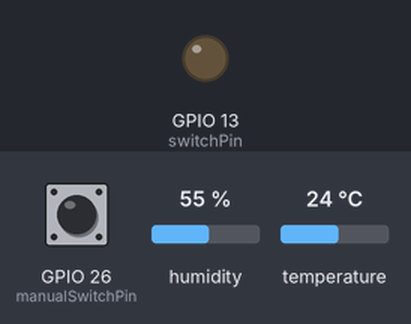
A sketch run on a simulated ESP32. Shown: output pins drawn as LEDs (lit = HIGH). The test bench sets the inputs (shaded band); at power-on: GPIO 26 (manualSwitchPin) HIGH, humidity 55 %, temperature 24 °C. WiFi joins after 1.5 s; servers stay silent unless stated; no MQTT or app messages arrive unless stated; what the sketch prints to the serial monitor is not drawn.

Above: at 2.7 s.
2.8 s: GPIO 26 (manualSwitchPin) pulled LOW for 0.15 s
At 3.7 s:
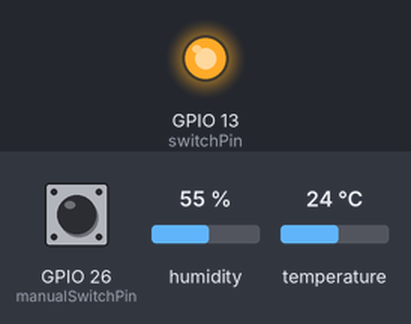
5.9 s: GPIO 26 (manualSwitchPin) pulled LOW for 1 s
At 7.3 s:
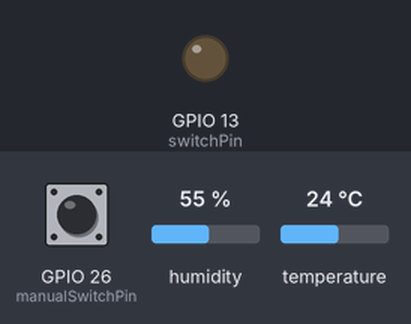
11.5 s: GPIO 26 (manualSwitchPin) pulled LOW for 3.2 s
At 12.8 s:
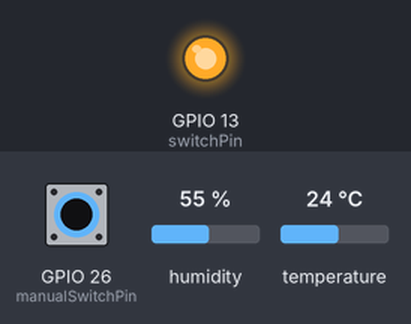
Timing chart, 0 to 14.5 s (numbered marks = the images above; inputs shaded):
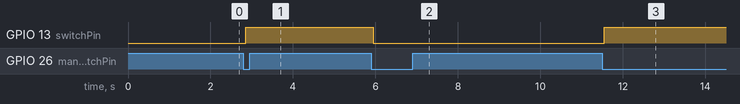

The sketch:

Demo_Thingsboard_MQTT_DHT22_PushButton.ino
```cpp
#include <WiFi.h>
#include <PubSubClient.h>
#include <ArduinoJson.h>
#include <DHT.h>
#include "config.h"

// DHT Sensor
DHT dht(DHTPIN, DHTTYPE);

// Switch state
bool switchState = false;
bool lastManualSwitchState = HIGH;

WiFiClient MQTTclient;
PubSubClient client(MQTTclient);

StaticJsonBuffer<256> jsonBuffer;
char sensor_data_format_for_mqtt_publish[256];

unsigned long lastPublishTime = 0;

// Function declarations
void mqttCallback(char* topic, byte* payload, unsigned int length);
void reconnect();
void sendSwitchStateTelemetry();

void setup() {
  Serial.begin(115200);
  pinMode(switchPin, OUTPUT);
  digitalWrite(switchPin, LOW);
  pinMode(manualSwitchPin, INPUT_PULLUP);
  dht.begin();

  WiFi.begin(ssid, password);
  Serial.print("Connecting to WiFi");
  while (WiFi.status() != WL_CONNECTED) {
    delay(500);
    Serial.print(".");
  }
  Serial.println("\nConnected to WiFi");
  Serial.print("ESP32 IP ADDRESS: ");
  Serial.println(WiFi.localIP());

  client.setServer(mqttBroker, mqttPort);
  client.setCallback(mqttCallback);
}

void reconnect() {
  while (!client.connected()) {
    Serial.print("Connecting to ThingsBoard MQTT...");
    if (client.connect("ESP32Client", accessToken, "")) {
      Serial.println("connected");
      client.subscribe(mqtt_topic_for_subscribe);
    } else {
      Serial.print("failed, rc=");
      Serial.print(client.state());
      Serial.println(" try again in 5 seconds");
      delay(5000);
    }
  }
}

void mqttCallback(char* topic, byte* payload, unsigned int length) {
  Serial.print("Message arrived [");
  Serial.print(topic);
  Serial.print("]: ");

  char message[length + 1];
  memcpy(message, payload, length);
  message[length] = '\0';
  Serial.println(message);

  JsonObject& doc = jsonBuffer.parseObject(message);

  if (!doc.success()) {
    Serial.println("parseObject() failed");
    return;
  }

  if (doc.containsKey("method") && strcmp(doc["method"], "setSwitch") == 0) {
    bool newState = doc["params"];
    if (newState != switchState) {
      switchState = newState;
      digitalWrite(switchPin, switchState ? HIGH : LOW);
      Serial.print("Switch turned ");
      Serial.println(switchState ? "ON" : "OFF");
      sendSwitchStateTelemetry();
    }
  }
}

void loop() {
  if (!client.connected()) {
    reconnect();
  }
  client.loop();

  bool manualSwitchState = digitalRead(manualSwitchPin);
  if (manualSwitchState != lastManualSwitchState) {
    delay(50);
    if (digitalRead(manualSwitchPin) == manualSwitchState) {
      lastManualSwitchState = manualSwitchState;
      if (manualSwitchState == LOW) {
        switchState = !switchState;
        digitalWrite(switchPin, switchState ? HIGH : LOW);
        Serial.print("Manual switch toggled: ");
        Serial.println(switchState ? "ON" : "OFF");
        sendSwitchStateTelemetry();
      }
    }
  }

  if (millis() - lastPublishTime > publishInterval) {
    lastPublishTime = millis();

    float temperature = dht.readTemperature();
    float humidity = dht.readHumidity();

    JsonObject& data = jsonBuffer.createObject();
    if (!isnan(temperature)) data["temperature"] = temperature;
    if (!isnan(humidity)) data["humidity"] = humidity;
    data["switch"] = switchState;

    data.printTo(sensor_data_format_for_mqtt_publish, sizeof(sensor_data_format_for_mqtt_publish));
    client.publish(mqtt_topic_for_publish, sensor_data_format_for_mqtt_publish);

    Serial.println("Data sent to ThingsBoard:");
    Serial.println(sensor_data_format_for_mqtt_publish);

    jsonBuffer.clear();
  }
}

void sendSwitchStateTelemetry() {
  JsonObject& data = jsonBuffer.createObject();
  data["switch"] = switchState;
  char buffer[64];
  data.printTo(buffer, sizeof(buffer));
  client.publish(mqtt_topic_for_publish, buffer);
  jsonBuffer.clear();
}
```

config.h
```cpp
#ifndef CONFIG_H
#define CONFIG_H

// WiFi Credentials
const char* ssid = "Prateek";
const char* password = "justdoelectronics@#12345";

// MQTT Broker Settings
const char* mqttBroker = "demo.thingsboard.io";
const int mqttPort = 1883;
const char* accessToken = "vypuqubzxn9oht2wne7y";

// MQTT Topics
const char* mqtt_topic_for_publish = "v1/devices/me/telemetry";
const char* mqtt_topic_for_subscribe = "v1/devices/me/rpc/request/+";

// DHT Sensor
#define DHTPIN 5
#define DHTTYPE DHT22

// Switch Pins
const int switchPin = 13;
const int manualSwitchPin = 26;

// Publish interval (ms)
const unsigned long publishInterval = 5000;

#endif
```

Measured:
- after the input at 2.8 s, GPIO 13 (switchPin): LOW → HIGH after 0.05 s
- after the input at 5.9 s, GPIO 13 (switchPin): HIGH → LOW after 0.05 s
- after the input at 11.5 s, GPIO 13 (switchPin): LOW → HIGH after 0.05 s
